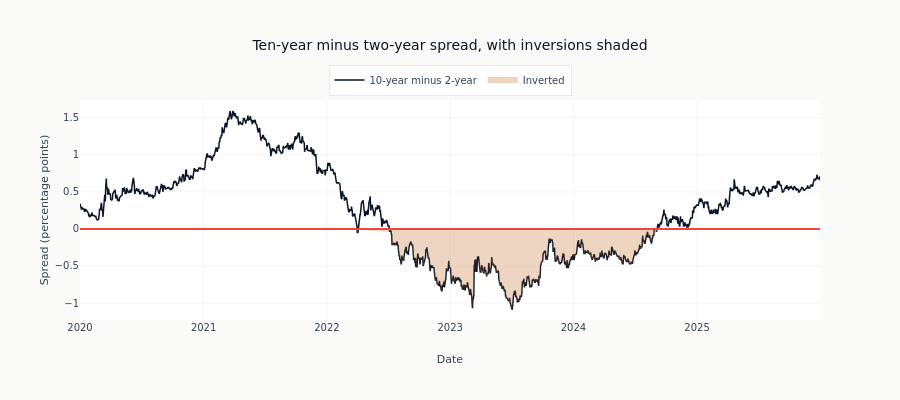

Source (notebook cell):
### Code cell
spread_recent = spread.filter(pl.col("timestamp") >= pl.lit(RECENT_START).str.to_date())
spread_pd = spread_recent.to_pandas()
inverted = spread_pd[spread_pd["t10y2y"] < 0]

fig = go.Figure()
fig.add_trace(
    go.Scatter(
        x=spread_pd["timestamp"],
        y=spread_pd["t10y2y"],
        mode="lines",
        name="10-year minus 2-year",
        line=dict(color=COLORS["blue"], width=1.5),
    )
)
if len(inverted) > 0:
    fig.add_trace(
        go.Scatter(
            x=inverted["timestamp"],
            y=inverted["t10y2y"],
            mode="none",
            fill="tozeroy",
            fillcolor="rgba(200, 117, 51, 0.3)",  # translucent COLORS["copper"]
            name="Inverted",
        )
    )
fig.add_hline(y=0, line_color=COLORS["negative"], line_width=2)
fig.update_layout(
    title="Ten-year minus two-year spread, with inversions shaded",
    xaxis_title="Date",
    yaxis_title="Spread (percentage points)",
    height=400,
    legend=dict(orientation="h", yanchor="bottom", y=1.02, xanchor="center", x=0.5),
)
show_plotly_with_alt(
    fig,
    "Line chart of the ten-year minus two-year Treasury spread over the recent window, in "
    "percentage points, with a zero line and the region below it shaded.",
)

### Figure 1 — Plotly figure (JSON) as saved in the notebook; plotly's stock layout.template omitted (floating-point values rounded to 4 significant figures; data arrays with more than 128 entries replaced by an {"elided": "..."} marker saying what was removed)
{"data": [{"line": {"color": "#0a1628", "width": 1.5}, "mode": "lines", "name": "10-year minus 2-year", "type": "scatter", "x": {"elided": "2192 str values"}, "y": {"elided": "2192 float values"}}, {"fill": "tozeroy", "fillcolor": "rgba(200, 117, 51, 0.3)", "mode": "none", "name": "Inverted", "type": "scatter", "x": {"elided": "789 str values"}, "y": {"elided": "789 float values"}}], "layout": {"height": 400, "legend": {"orientation": "h", "x": 0.5, "xanchor": "center", "y": 1.02, "yanchor": "bottom"}, "shapes": [{"line": {"color": "#ef4444", "width": 2}, "type": "line", "x0": 0, "x1": 1, "xref": "x domain", "y0": 0, "y1": 0, "yref": "y"}], "title": {"text": "Ten-year minus two-year spread, with inversions shaded"}, "xaxis": {"title": {"text": "Date"}}, "yaxis": {"title": {"text": "Spread (percentage points)"}}}}
